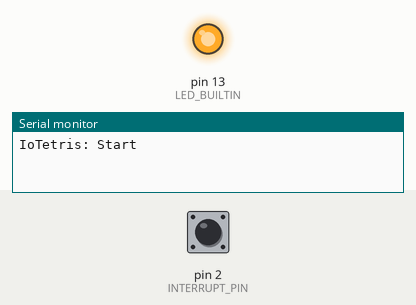
The sketch below on a simulated Arduino Uno, built with avr-gcc and run on an emulated ATmega328P. Shown: output pins drawn as LEDs (lit = HIGH), the last lines printed to the serial monitor. The inputs (shaded band) are chosen by the test bench; at power-on: pin 2 (INTERRUPT_PIN) HIGH. Sleep ends after the set time or at an interrupt.

Above: at 2.2 s.
2.3 s: pin 2 (INTERRUPT_PIN) pulled LOW for 1 s
6.3 s: pin 2 (INTERRUPT_PIN) pulled LOW for 0.15 s
At 9.1 s:
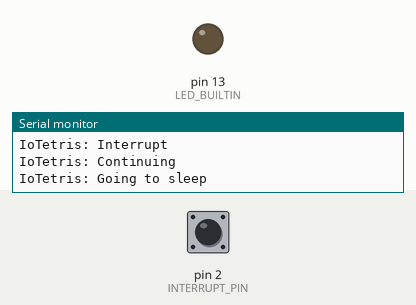
9.4 s: pin 2 (INTERRUPT_PIN) pulled LOW for 3.2 s
At 10.2 s:
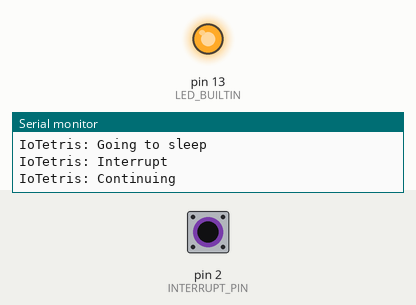
Timing chart, 0 to 15.5 s (numbered marks = the images above; inputs shaded):
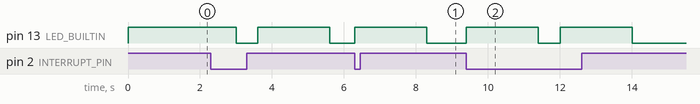

Measured:
- after the input at 6.3 s, pin 13 (LED_BUILTIN): LOW → HIGH at once, → LOW 2.0 s later
- after the input at 9.4 s, pin 13 (LED_BUILTIN): alternates HIGH for 2.0 s and LOW for 0.60 s, 4 changes in all, then stays LOW, starting at once

The sketch:

Ard_pro_sleep.ino
```cpp
// Visual Micro is in vMicro>General>Tutorial Mode
//
/*
    Name:       Ard_pro_sleep.ino
    Created:	3/14/2019 10:10:49 PM
    Author:     AzureAD\pnmagalhaes
*/

// Define User Types below here or use a .h file
//


// Define Function Prototypes that use User Types below here or use a .h file
//


// Define Functions below here or use other .ino or cpp files
//
#include <avr/sleep.h>
#define INTERRUPT_PIN 2
// The setup() function runs once each time the micro-controller starts
void setup()
{
	Serial.begin(9600);
	pinMode(LED_BUILTIN, OUTPUT);
	pinMode(INTERRUPT_PIN, INPUT_PULLUP);
	digitalWrite(LED_BUILTIN, HIGH);
	delay(500);
	Serial.println("IoTetris: Start");
	delay(500);	//delay needed

}

// Add the main program code into the continuous loop() function
void loop()
{
	delay(2000);
	go_to_sleep();

}
void go_to_sleep()
{
	sleep_enable();
	attachInterrupt(digitalPinToInterrupt(INTERRUPT_PIN), wakeUp_function, LOW);
	set_sleep_mode(SLEEP_MODE_PWR_DOWN);
	digitalWrite(LED_BUILTIN, LOW);
	delay(500);
	Serial.println("IoTetris: Going to sleep");
	delay(100);
	sleep_cpu();
	Serial.println("IoTetris: Continuing");
	digitalWrite(LED_BUILTIN, HIGH);
}
void wakeUp_function()
{
	Serial.println("IoTetris: Interrupt");
	sleep_disable();
	detachInterrupt(digitalPinToInterrupt(INTERRUPT_PIN));
}
```
